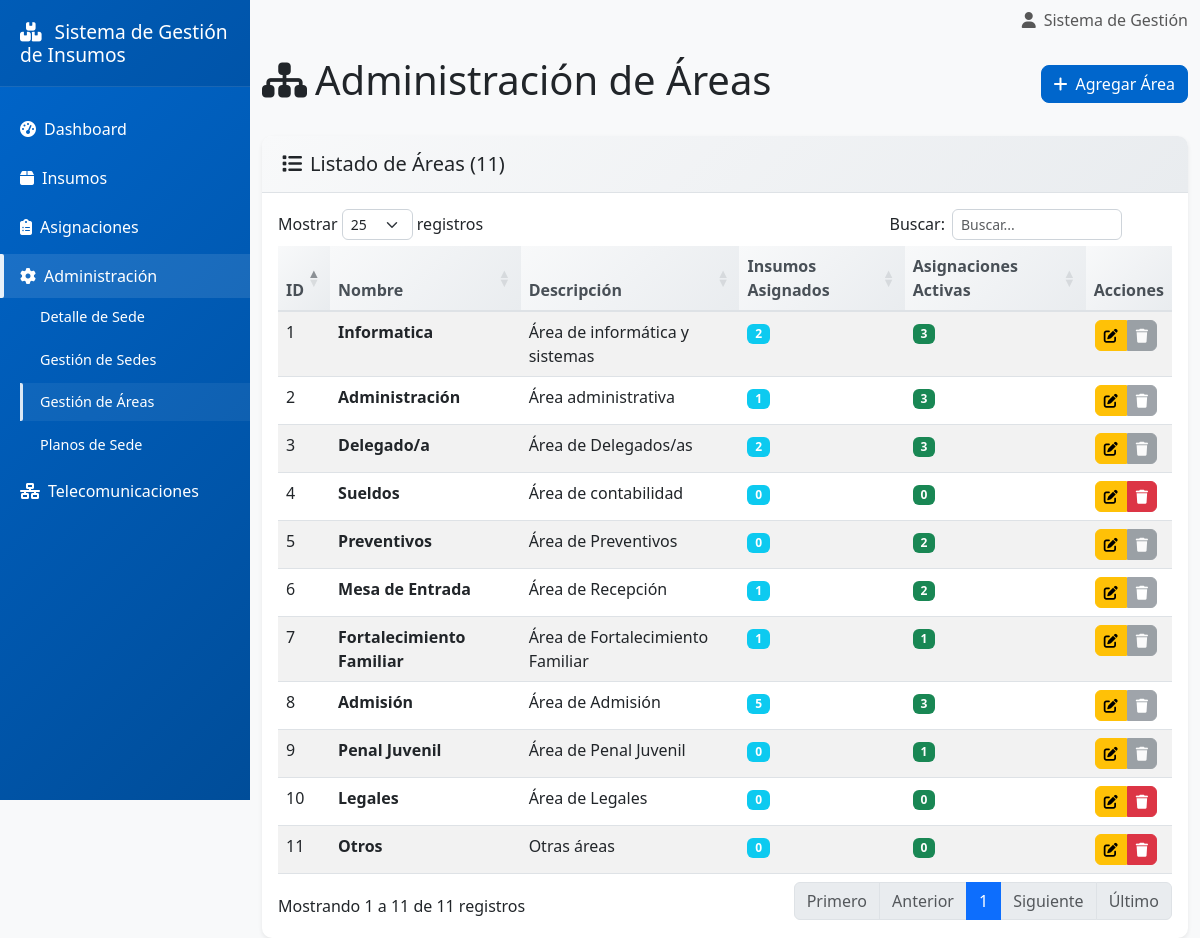
/pages/admin/areas.php, run on the app's committed database.
### tables this page shows
CREATE TABLE `areas` (
  `id_area` int(11) NOT NULL,
  `nombre_area` varchar(100) NOT NULL,
  `descripcion` varchar(255) DEFAULT NULL
);

### pages/admin/areas.php (the view, shortened to what this page needs)
<?php
$conexion = conectarDB();
$sql = "SELECT a.*,
               COUNT(DISTINCT i.id_insumo) as insumos_asignados,
               COUNT(DISTINCT r.id_remito) as asignaciones_activas
        FROM areas a
        LEFT JOIN insumos i ON a.id_area = i.id_area_asignacion_actual
        LEFT JOIN remitos r ON a.id_area = r.id_area AND r.estado = 'Activa'
        GROUP BY a.id_area
        ORDER BY a.nombre_area";
$stmt = $conexion->query($sql);
$areas = $stmt->fetchAll();
?>
<?php include '../../includes/header.php'; ?>
<div class="row">
    <div class="col-12">
        <div class="d-flex justify-content-between align-items-center mb-4">
            <h1>
                <i class="fas fa-sitemap me-2"></i>Administración de Áreas
            </h1>
            <button type="button" class="btn btn-primary" data-bs-toggle="modal" data-bs-target="#modalArea">
                <i class="fas fa-plus me-2"></i>Agregar Área
            </button>
        </div>
    </div>
</div>
<div class="card">
    <div class="card-header">
        <h5 class="mb-0">
            <i class="fas fa-list me-2"></i>Listado de Áreas (<?php echo count($areas); ?>)
        </h5>
    </div>
    <div class="card-body">
        <?php if (empty($areas)): ?>
            <div class="text-center py-4">
                <i class="fas fa-sitemap fa-3x text-muted mb-3"></i>
                <h5 class="text-muted">No hay áreas registradas</h5>
                <p class="text-muted">Agregue la primera área para comenzar</p>
            </div>
        <?php else: ?>
            <div class="table-responsive">
                <table class="table table-striped datatable" id="tablaAreas">
                    <thead>
                        <tr>
                            <th>ID</th>
                            <th>Nombre</th>
                            <th>Descripción</th>
                            <th>Insumos Asignados</th>
                            <th>Asignaciones Activas</th>
                            <th>Acciones</th>
                        </tr>
                    </thead>
                    <tbody>
                        <?php foreach ($areas as $area): ?>
                            <tr>
                                <td><?php echo $area['id_area']; ?></td>
                                <td><strong><?php echo htmlspecialchars($area['nombre_area']); ?></strong></td>
                                <td>
                                    <?php if ($area['descripcion']): ?>
                                        <?php echo htmlspecialchars($area['descripcion']); ?>
                                    <?php else: ?>
                                        <span class="text-muted">Sin descripción</span>
                                    <?php endif; ?>
                                </td>
                                <td>
                                    <span class="badge bg-info"><?php echo $area['insumos_asignados']; ?></span>
                                </td>
                                <td>
                                    <span class="badge bg-success"><?php echo $area['asignaciones_activas']; ?></span>
                                </td>
                                <td>
                                    <div class="btn-group" role="group">
                                        <button type="button"
                                                class="btn btn-sm btn-warning"
                                                onclick="editarArea(<?php echo htmlspecialchars(json_encode($area)); ?>)"
                                                data-bs-toggle="tooltip"
                                                title="Editar">
                                            <i class="fas fa-edit"></i>
                                        </button>
                                        <?php if ($area['insumos_asignados'] == 0 && $area['asignaciones_activas'] == 0): ?>
                                            <button type="button"
                                                    class="btn btn-sm btn-danger"
                                                    onclick="eliminarItem(<?php echo $area['id_area']; ?>, 'área')"
                                                    data-bs-toggle="tooltip"
                                                    title="Eliminar">
                                                <i class="fas fa-trash"></i>
                                            </button>
                                        <?php else: ?>
                                            <button type="button"
                                                    class="btn btn-sm btn-secondary"
                                                    disabled
                                                    data-bs-toggle="tooltip"
                                                    title="No se puede eliminar - tiene insumos o asignaciones">
                                                <i class="fas fa-trash"></i>
                                            </button>
                                        <?php endif; ?>
                                    </div>
                                </td>
                            </tr>
                        <?php endforeach; ?>
                    </tbody>
                </table>
            </div>
        <?php endif; ?>
    </div>
</div>
<?php include '../../includes/footer.php'; ?>

### public/css/style.css (style rules this page uses)
:root { --primary-color: #0066cc; --secondary-color: #ffffff; --success-color: #009933; --warning-color: #ffcc00; --danger-color: #cc0000; --info-color: #0099cc; --light-color: #f8f9fa; --dark-color: #212529; }
body { font-family: 'Segoe UI', Tahoma, Geneva, Verdana, sans-serif; background-color: #f8f9fa; margin: 0; padding: 0; }
.card { border: none; border-radius: 10px; box-shadow: 0 0.125rem 0.25rem rgba(0, 0, 0, 0.075); transition: all 0.3s ease; }
.card-header { background: linear-gradient(135deg, #f8f9fa 0%, #e9ecef 100%); border-bottom: 1px solid #dee2e6; border-radius: 10px 10px 0 0 !important; padding: 1rem 1.25rem; font-weight: 600; }
.btn { border-radius: 8px; font-weight: 500; transition: all 0.3s ease; }
.btn-primary { background-color: var(--primary-color); border-color: var(--primary-color); }
.btn-sm { padding: 0.25rem 0.5rem; font-size: 0.875rem; border-radius: 6px; }
.table { margin-bottom: 0; }
.table thead th { background: linear-gradient(135deg, #f8f9fa 0%, #e9ecef 100%); border-bottom: 2px solid #dee2e6; font-weight: 600; color: #495057; }
.badge { font-size: 0.75em; padding: 0.35em 0.65em; border-radius: 6px; }
.btn-group .btn { margin: 0 1px; }
.btn-group .btn[onclick] { cursor: pointer; pointer-events: auto; }
.dataTables_wrapper .btn-group .btn { pointer-events: auto !important; }

### data on the page
areas: id_area "2", nombre_area "Administración", descripcion "Área administrativa", insumos_asignados "1", asignaciones_activas "3"
areas: id_area "8", nombre_area "Admisión", descripcion "Área de Admisión", insumos_asignados "5", asignaciones_activas "3"
areas: id_area "3", nombre_area "Delegado/a", descripcion "Área de Delegados/as", insumos_asignados "2", asignaciones_activas "3"
areas: id_area "7", nombre_area "Fortalecimiento Familiar", descripcion "Área de Fortalecimiento Familiar", insumos_asignados "1", asignaciones_activas "1"
areas: id_area "1", nombre_area "Informatica", descripcion "Área de informática y sistemas", insumos_asignados "2", asignaciones_activas "3"
areas: id_area "10", nombre_area "Legales", descripcion "Área de Legales", insumos_asignados "0", asignaciones_activas "0"
areas: id_area "6", nombre_area "Mesa de Entrada", descripcion "Área de Recepción", insumos_asignados "1", asignaciones_activas "2"
areas: id_area "11", nombre_area "Otros", descripcion "Otras áreas", insumos_asignados "0", asignaciones_activas "0"
areas: id_area "9", nombre_area "Penal Juvenil", descripcion "Área de Penal Juvenil", insumos_asignados "0", asignaciones_activas "1"
areas: id_area "5", nombre_area "Preventivos", descripcion "Área de Preventivos", insumos_asignados "0", asignaciones_activas "2"
areas: id_area "4", nombre_area "Sueldos", descripcion "Área de contabilidad", insumos_asignados "0", asignaciones_activas "0"

### other printed values
APP_NAME "Sistema de Gestión de Insumos"
count($areas) "11"
